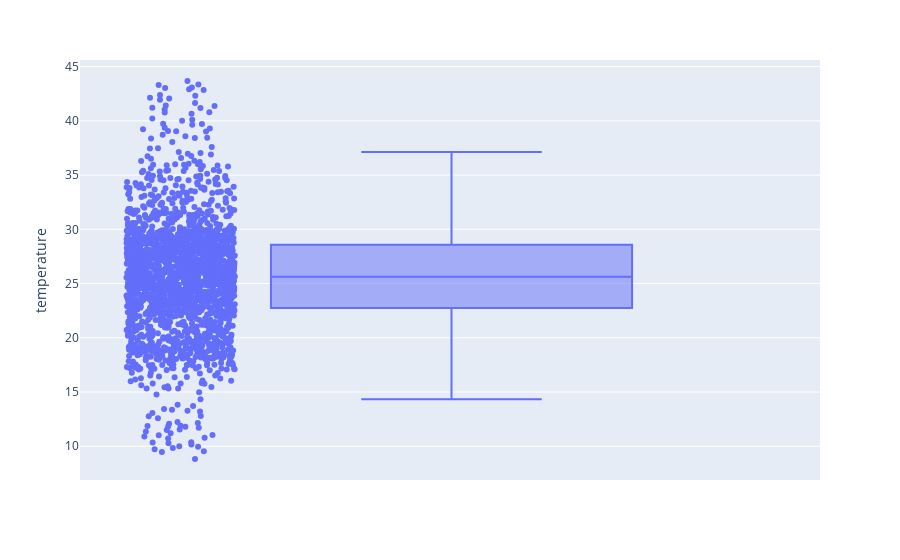

Write notebook code for a chart like this one.
### Code cell
fig = px.box(data, y="temperature" ,points="all")

fig.show()

### Figure 1 — Plotly figure (JSON) as saved in the notebook; plotly's stock layout.template omitted (floating-point values rounded to 4 significant figures; data arrays with more than 128 entries replaced by an {"elided": "..."} marker saying what was removed)
{"data": [{"alignmentgroup": "True", "boxpoints": "all", "hovertemplate": "temperature=%{y}<extra></extra>", "legendgroup": "", "marker": {"color": "#636efa"}, "name": "", "notched": false, "offsetgroup": "", "orientation": "v", "showlegend": false, "type": "box", "x0": " ", "xaxis": "x", "y": {"elided": "2101 float values"}, "y0": " ", "yaxis": "y"}], "layout": {"boxmode": "group", "legend": {"tracegroupgap": 0}, "margin": {"t": 60}, "xaxis": {"anchor": "y", "domain": [0, 1]}, "yaxis": {"anchor": "x", "domain": [0, 1], "title": {"text": "temperature"}}}}
